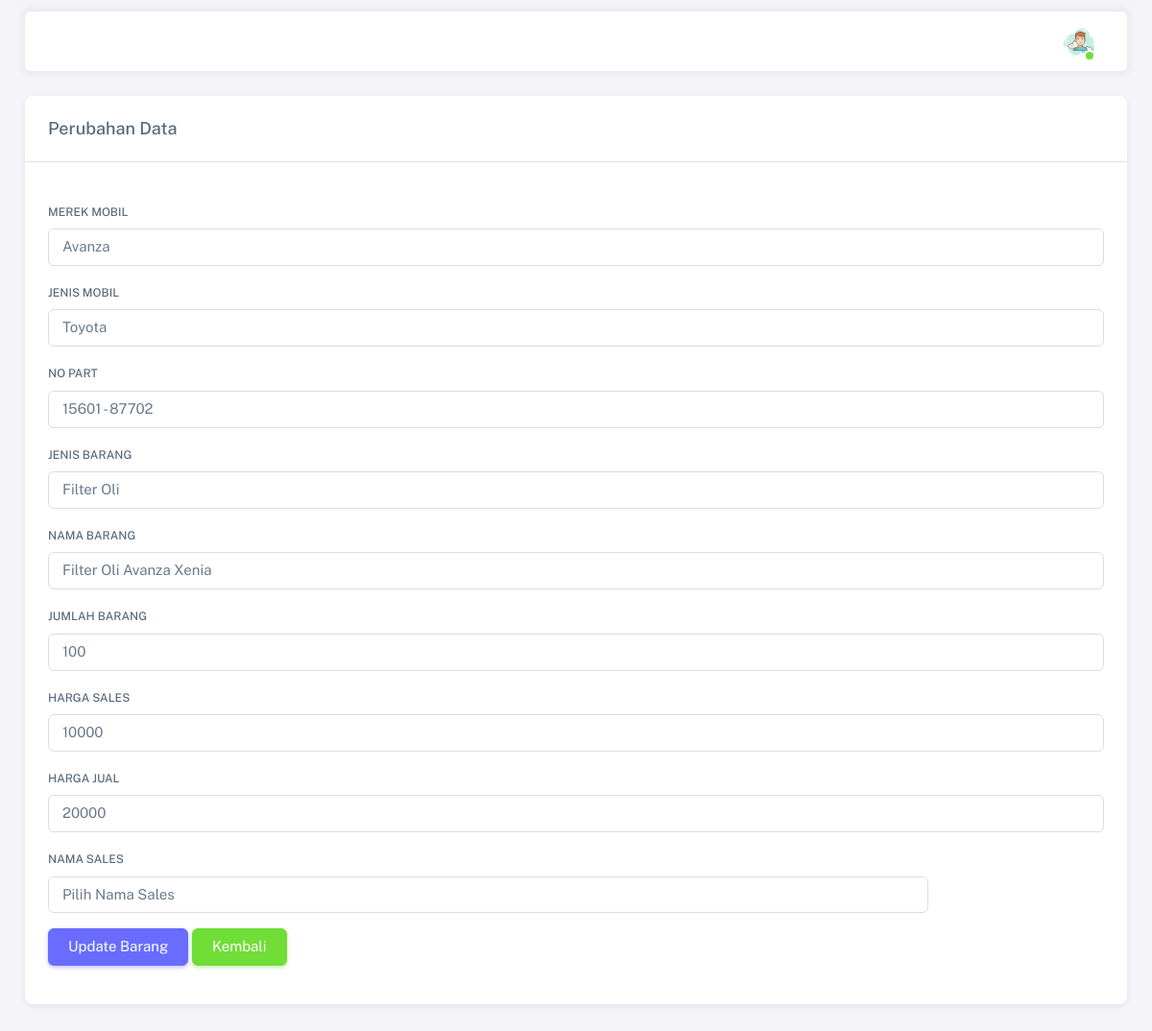
Page /admin/edit_barang.php?id_barang=18 on the committed database.
### tables this page shows
CREATE TABLE `tb_barang` (
  `id_barang` bigint(100) NOT NULL,
  `jenis_mobil` varchar(100) NOT NULL,
  `merek_mobil` varchar(100) NOT NULL,
  `no_part` varchar(100) NOT NULL,
  `jenis_barang` varchar(100) NOT NULL,
  `nama_barang` varchar(100) NOT NULL,
  `jumlah_barang` varchar(100) NOT NULL,
  `nama_sales` varchar(100) NOT NULL,
  `harga_sales` varchar(100) NOT NULL,
  `harga_jual` varchar(100) NOT NULL
);

### admin/edit_barang.php (the view, shortened to what this page needs)
<?php
require 'koneksi.php';
?>
<!DOCTYPE html>
<html>
  <head>
    <link rel="stylesheet" href="assets/vendor/fonts/boxicons.css" />
    <link rel="stylesheet" href="assets/vendor/css/core.css" />
    <link rel="stylesheet" href="assets/vendor/css/theme-default.css"/>
    <link rel="stylesheet" href="assets/css/demo.css" />
  </head>
<body>
  <div class="layout-wrapper layout-content-navbar">
    <div class="layout-container">
      <div class="layout-page">
          <nav class="layout-navbar container-xxl navbar navbar-expand-xl navbar-detached align-items-center bg-navbar-theme" id="layout-navbar">
            <div class="navbar-nav-right d-flex align-items-center" id="navbar-collapse">
              <ul class="navbar-nav flex-row align-items-center ms-auto">
                <li class="nav-item navbar-dropdown dropdown-user dropdown">
                  <a class="nav-link dropdown-toggle hide-arrow" href="javascript:void(0);" data-bs-toggle="dropdown">
                    <div class="avatar avatar-online">
                      <img src="assets/img/avatars/1.png" alt class="w-px-40 h-auto rounded-circle" />
                    </div>
                  </a>
                </li>
              </ul>
            </div>
          </nav>
                          <?php
                            if(isset($_GET['id_barang']))
                            {
                                $id_barang = mysqli_real_escape_string($con, $_GET['id_barang']);
                                $query = "SELECT * FROM tb_barang WHERE id_barang='$id_barang' ";
                                $query_run = mysqli_query($con, $query);
                                if(mysqli_num_rows($query_run) > 0)
                                {
                                    $barang = mysqli_fetch_array($query_run);
                            ?>
          <div class="content-wrapper">
            <div class="container-xxl flex-grow-1 container-p-y">
              <div class="row">
                <div class="col-md-12">
                  <div class="card mb-4">
                    <h5 class="card-header">Perubahan Data</h5>
                    <hr class="my-0" />
                    <div class="card-body">
                      <form action="code_barang.php" method="POST">
                              <div class="row">
                                </div>
                                <div class="mb-3 col-md-12">
                                  <label class="form-label">Merek Mobil</label>
                                  <input type="text" name="merek_mobil" value="<?=$barang['merek_mobil'];?>" class="form-control">
                                </div>
                                <div class="mb-3 col-md-12">
                                  <label class="form-label">Jenis Mobil</label>
                                   <select class="form-control" name="jenis_mobil">
                                    <option  value="<?=$barang['jenis_mobil'];?>"><?=$barang['jenis_mobil'];?></option>
                                    </select>
                                </div>
                                <div class="mb-3 col-md-12">
                                  <label class="form-label">No Part</label>
                                  <input type="text" name="no_part" value="<?=$barang['no_part'];?>" class="form-control">
                                </div>
                                <div class="mb-3 col-md-12">
                                  <label class="form-label">Jenis Barang</label>
                                  <input type="text" name="jenis_barang" value="<?=$barang['jenis_barang'];?>" class="form-control">
                                </div>
                                <div class="mb-3 col-md-12">
                                  <label class="form-label">Nama Barang</label>
                                  <input type="text" name="nama_barang" value="<?=$barang['nama_barang'];?>" class="form-control">
                                </div>
                                  <div class="mb-3 col-md-12">
                                  <label class="form-label">Jumlah Barang</label>
                                  <input type="text" name="jumlah_barang" value="<?=$barang['jumlah_barang'];?>" class="form-control">
                                </div>
                                <div class="mb-3 col-md-12">
                                  <label class="form-label">Harga Sales </label>
                                  <input type="text" name="harga_sales" value="<?=$barang['harga_sales'];?>" class="form-control">
                                </div>
                                <div class="mb-3 col-md-12">
                                  <label class="form-label">Harga Jual </label>
                                  <input type="text" name="harga_jual" value="<?=$barang['harga_jual'];?>" class="form-control">
                                </div>
                                <div class="mb-3 col-md-12">
                                  <label class="form-label">Nama Sales</label>
                                  <div class="col-md-10">
                                    <select class="form-control" name="nama_sales">
                                    <option disabled selected> Pilih Nama Sales </option>
                                    </select>
                                  </div>
                                  </div>
                                <div class="mb-3 col-md-12">
                                  <button type="submit" name="update_barang" class="btn btn-primary">Update Barang
                                  </button>
                                  <a href="list_barang.php" class="btn btn-success">Kembali</a>
                                </div>
                                </div>
                              </div>
                              </div>
                      <?php
                            }
                            else
                            {
                                echo "<h4>No Such Id Found</h4>";
                            }
                        }
                        ?>
                    </div>
                  </div>
                </div>
              </div>
            </div>
          </div>
  </body>
</html>

### rows in the picture
tb_barang: merek_mobil "Avanza", jenis_mobil "Toyota", no_part "15601 - 87702", jenis_barang "Filter Oli", nama_barang "Filter Oli Avanza Xenia", jumlah_barang "100", harga_sales "10000", harga_jual "20000"
